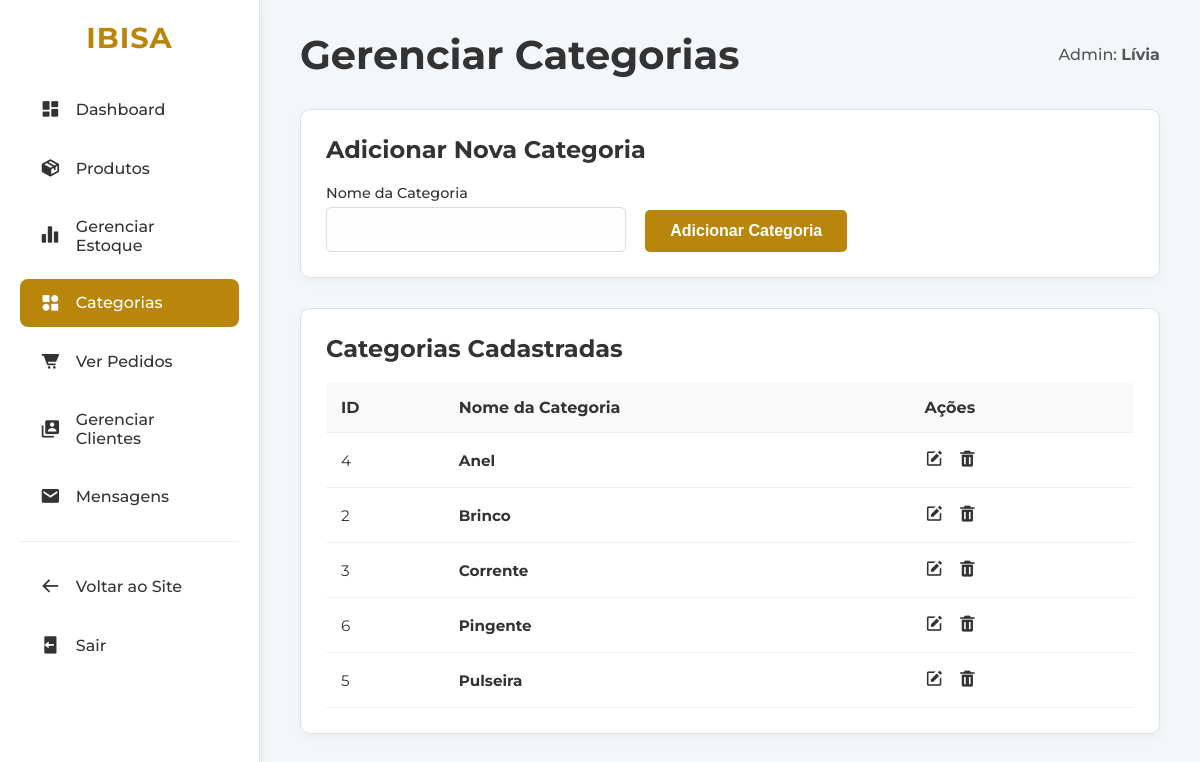
The app's page /adm/admin_categorias.php (signed in) with its own data.
### tables this page shows
CREATE TABLE `categoria` (
  `id_categoria` int NOT NULL,
  `nome_categoria` varchar(100) NOT NULL
);

### adm/admin_categorias.php (the view, shortened to what this page needs)
<?php
require_once '../conexao.php';
$categorias = [];
try {
    $stmt_cat = $pdo->query("SELECT id_categoria, nome_categoria FROM categoria ORDER BY nome_categoria");
    $categorias = $stmt_cat->fetchAll(PDO::FETCH_ASSOC);
} catch (PDOException $e) {
    $mensagem = ['tipo' => 'erro', 'texto' => 'Erro ao carregar categorias: ' . $e->getMessage()];
}
?>
<!DOCTYPE html>
<html lang="pt-br">
<head>
    <link href='https://unpkg.com/boxicons@2.1.4/css/boxicons.min.css' rel='stylesheet'>
</head>
<body>
    <div class="admin-container">
        <aside class="admin-sidebar">
            <a href="../index.php" class="logo">IBISA</a>
            <ul class="admin-menu">
                <li><a href="painel_admin.php"><i class='bx bxs-dashboard'></i>Dashboard</a></li>
                <li><a href="admin_produtos.php"><i class='bx bxs-package'></i>Produtos</a></li>
                <li><a href="admin_estoque.php"><i class='bx bxs-bar-chart-alt-2'></i>Gerenciar Estoque</a></li>
                <li><a href="admin_categorias.php" class="active"><i class='bx bxs-category-alt'></i>Categorias</a></li>
                <li><a href="admin_pedidos.php"><i class='bx bxs-cart-alt'></i>Ver Pedidos</a></li>
                <li><a href="admin_usuarios.php"><i class='bx bxs-user-account'></i>Gerenciar Clientes</a></li>
                <li><a href="admin_mensagens.php"><i class='bx bxs-envelope'></i> Mensagens</a></li>
                <li class="menu-divider"></li>
                <li><a href="../index.php"><i class='bx bx-arrow-back'></i>Voltar ao Site</a></li>
                <li><a href="../logout.php"><i class='bx bxs-log-out'></i>Sair</a></li>
            </ul>
        </aside>
        <main class="admin-content">
            <div class="admin-header">
                <h1>Gerenciar Categorias</h1>
                <div class="admin-profile">
                    Admin: <strong><?php echo htmlspecialchars(explode(' ', $_SESSION['usuario_nome'])[0]); ?></strong>
                </div>
            </div>
            <div class="content-card">
                <h2>Adicionar Nova Categoria</h2>
                <form action="admin_categorias.php" method="POST" class="form-inline">
                    <div class="form-group">
                        <label for="nome_categoria">Nome da Categoria</label>
                        <input type="text" id="nome_categoria" name="nome_categoria" required>
                    </div>
                    <button type="submit" class="btn-submit">Adicionar Categoria</button>
                </form>
            </div>
            <div class="content-card">
                <h2>Categorias Cadastradas</h2>
                <?php if (empty($categorias)): ?>
                    <p>Nenhuma categoria cadastrada ainda.</p>
                <?php else: ?>
                    <table class="category-table">
                        <thead>
                            <tr>
                                <th>ID</th>
                                <th>Nome da Categoria</th>
                                <th>Ações</th>
                            </tr>
                        </thead>
                        <tbody>
                            <?php foreach ($categorias as $categoria): ?>
                                <tr>
                                    <td><?php echo htmlspecialchars($categoria['id_categoria']); ?></td>
                                    <td><strong><?php echo htmlspecialchars($categoria['nome_categoria']); ?></strong></td>
                                    <td class="actions-cell">
                                        <a href="editar_categoria.php?id=<?php echo $categoria['id_categoria']; ?>"
                                            class="edit-btn" title="Editar"><i class='bx bxs-edit'></i></a>
                                        <a href="admin_categorias.php?action=delete&id=<?php echo $categoria['id_categoria']; ?>"
                                            class="delete-btn" title="Excluir"
                                            onclick="return confirm('Tem certeza que deseja excluir a categoria \'<?php echo addslashes($categoria['nome_categoria']); ?>\'? Produtos associados a ela ficarão sem categoria.');">
                                            <i class='bx bxs-trash'></i>
                                        </a>
                                    </td>
                                </tr>
                            <?php endforeach; ?>
                        </tbody>
                    </table>
                <?php endif; ?>
            </div>
        </main>
    </div>
</body>
</html>

### adm/admin_categorias.php (style rules this page uses)
* { margin: 0; padding: 0; box-sizing: border-box; }
body { font-family: 'Montserrat', sans-serif; background-color: #f4f7fa; color: #333; display: flex; min-height: 100vh; }
a { text-decoration: none; color: inherit; }
ul { list-style: none; }
table { border-collapse: collapse; width: 100%; }
.admin-container { display: flex; width: 100%; }
.admin-sidebar { flex: 0 0 260px; background-color: #ffffff; min-height: 100vh; border-right: 1px solid #e0e0e0; padding: 20px; box-shadow: 2px 0 10px rgba(0, 0, 0, 0.05); }
.admin-sidebar .logo { font-size: 1.8rem; font-weight: 700; letter-spacing: 1px; color: #b8860b; text-align: center; margin-bottom: 30px; display: block; }
.admin-sidebar .admin-menu li { margin-bottom: 10px; }
.admin-sidebar .admin-menu li a { display: flex; align-items: center; gap: 15px; padding: 14px 20px; font-weight: 500; border-radius: 8px; transition: background-color 0.3s ease, color 0.3s ease; }
.admin-sidebar .admin-menu li a i { font-size: 1.3rem; }
.admin-sidebar .admin-menu li a.active { background-color: #b8860b; color: #ffffff; }
.admin-sidebar .admin-menu .menu-divider { height: 1px; background-color: #eee; margin: 20px 0; }
.admin-content { flex: 1; padding: 30px 40px; overflow-y: auto; }
.admin-header { display: flex; justify-content: space-between; align-items: center; margin-bottom: 30px; }
.admin-header h1 { font-size: 2.5rem; font-weight: 700; }
.admin-header .admin-profile { font-weight: 500; color: #555; }
.content-card { background-color: #ffffff; border-radius: 10px; padding: 25px; border: 1px solid #e0e0e0; box-shadow: 0 4px 12px rgba(0, 0, 0, 0.04); margin-bottom: 30px; }
.content-card h2 { font-size: 1.5rem; font-weight: 700; margin-bottom: 20px; }
.form-inline .form-group { display: inline-block; margin-right: 15px; vertical-align: bottom; }
.form-group label { display: block; font-weight: 500; margin-bottom: 5px; font-size: 0.9rem; }
.form-group input { width: 300px; padding: 12px; border: 1px solid #ddd; border-radius: 5px; font-family: 'Montserrat', sans-serif; font-size: 1rem; background-color: #fdfdfd; }
.btn-submit { background-color: #b8860b; color: white; padding: 12px 25px; font-weight: 700; border-radius: 5px; transition: background-color 0.3s ease; border: none; cursor: pointer; font-size: 1rem; }
.category-table th, .category-table td { padding: 15px; text-align: left; border-bottom: 1px solid #f0f0f0; }
.category-table th { font-weight: 700; background-color: #f9f9f9; }
.category-table td { font-size: 0.95rem; }
.actions-cell a { margin-right: 10px; font-size: 1.2rem; transition: color 0.3s ease; }

### records on screen
categoria: id_categoria "4", nome_categoria "Anel"
categoria: id_categoria "2", nome_categoria "Brinco"
categoria: id_categoria "3", nome_categoria "Corrente"
categoria: id_categoria "6", nome_categoria "Pingente"
categoria: id_categoria "5", nome_categoria "Pulseira"

### other values on screen
explode(' ', $_SESSION['usuario_nome'])[0] "Lívia"
